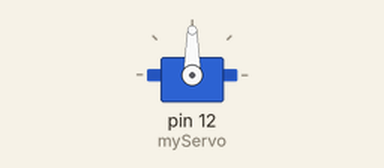
A sketch run on a simulated Arduino Uno, built with avr-gcc and run on an emulated ATmega328P. Parts: servo. What the sketch prints to the serial monitor is not drawn.

Above: at 0.05 s.
Timing chart, 0 to 4.6 s (numbered marks = the images above):
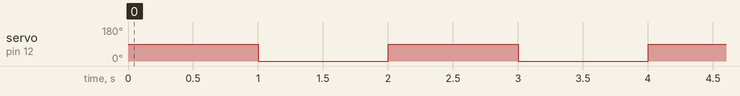

The sketch:

I2C_test.ino
```cpp
#include <Servo.h>

Servo myServo;  // Create a servo object

void setup() {
  myServo.attach(12);  // Attach the servo to pin 9
  Serial.begin(9600); // Start serial communication
  Serial.println("Servo Test Initialized");
}

void loop() {
  myServo.write(90);  // Move servo to 90 degrees
  delay(1000);        // Wait for 1 second
  myServo.write(0);   // Move servo to 0 degrees
  delay(1000);        // Wait for 1 second
}
```

Measured:
- by itself, servo on pin 12 (myServo): alternates 90° for 1.0 s and 0° for 1.0 s
